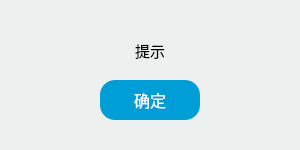
<?xml version="1.0" encoding="UTF-8"?>
<ui version="4.0">
 <class>MessageDialog</class>
 <widget class="QDialog" name="MessageDialog">
  <property name="geometry">
   <rect>
    <x>0</x>
    <y>0</y>
    <width>300</width>
    <height>150</height>
   </rect>
  </property>
  <property name="windowTitle">
   <string>消息</string>
  </property>
  <property name="windowIcon">
   <iconset>
    <normaloff>:/sliders/image/roundslider.png</normaloff>:/sliders/image/roundslider.png</iconset>
  </property>
  <property name="styleSheet">
   <string notr="true">#MessageDialog
{
background-color: rgb(238, 239, 239);
}</string>
  </property>
  <widget class="QLabel" name="Message">
   <property name="geometry">
    <rect>
     <x>0</x>
     <y>20</y>
     <width>300</width>
     <height>61</height>
    </rect>
   </property>
   <property name="font">
    <font>
     <family>苹方 常规</family>
     <pointsize>11</pointsize>
    </font>
   </property>
   <property name="text">
    <string>提示</string>
   </property>
   <property name="alignment">
    <set>Qt::AlignCenter</set>
   </property>
  </widget>
  <widget class="QPushButton" name="pushButton">
   <property name="geometry">
    <rect>
     <x>100</x>
     <y>80</y>
     <width>100</width>
     <height>40</height>
    </rect>
   </property>
   <property name="font">
    <font>
     <family>苹方 常规</family>
     <pointsize>12</pointsize>
    </font>
   </property>
   <property name="styleSheet">
    <string notr="true">QPushButton{
/*按钮无任何操作时*/ 
/*背景色*/

border-radius:15px;
 background-color:rgb(0, 158, 214);
		color: rgb(255, 255, 255);
}
QPushButton:hover
{ /*鼠标悬停在按钮上时*/   

}
 QPushButton:pressed
{ /*按钮被按下时*/   
  background-color:rgb(0, 158, 214);
	color: rgb(255, 255, 255);
}
QPushButton:checked
{

 background-color: rgb(238, 239, 239);
	color: rgb(0, 0, 0); 
}</string>
   </property>
   <property name="text">
    <string>确定</string>
   </property>
  </widget>
 </widget>
 <resources/>
 <connections>
  <connection>
   <sender>pushButton</sender>
   <signal>clicked()</signal>
   <receiver>MessageDialog</receiver>
   <slot>accept()</slot>
   <hints>
    <hint type="sourcelabel">
     <x>149</x>
     <y>99</y>
    </hint>
    <hint type="destinationlabel">
     <x>149</x>
     <y>74</y>
    </hint>
   </hints>
  </connection>
 </connections>
</ui>
